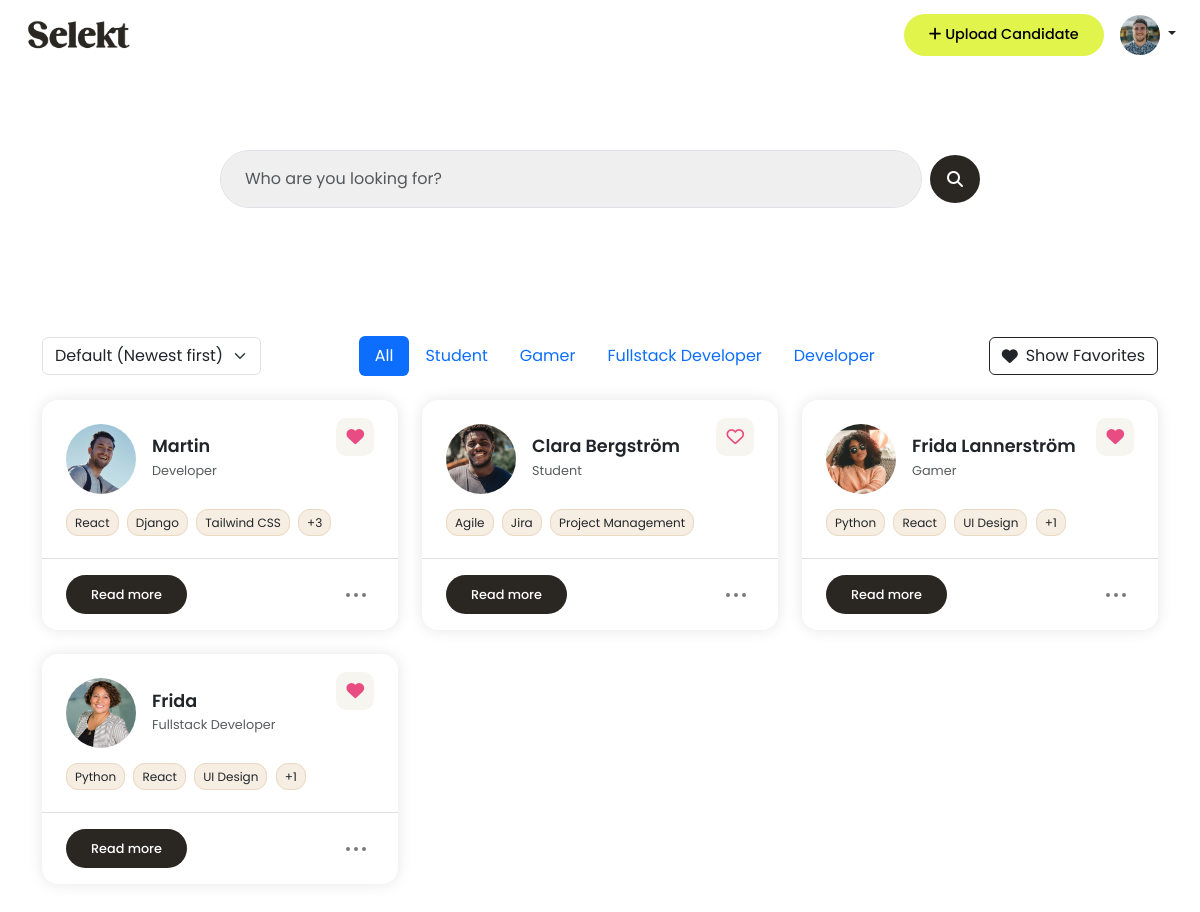
The page /dashboard/ (signed in) on the database its author committed.
### candidates/models.py (models this page shows, shortened)
class Profile(models.Model):
    user = models.OneToOneField(User, on_delete=models.CASCADE)
    profile_image = models.ImageField(upload_to='profile_images/', blank=True, null=True)

class Candidate(models.Model):
    user = models.ForeignKey(User, on_delete=models.CASCADE)
    name = models.CharField(max_length=100)
    email = models.EmailField()
    phone_number = models.CharField(max_length=20, blank=True)
    job_title = models.CharField(max_length=100, blank=True)
    profile_summary = models.TextField(blank=True)
    work_experience = models.TextField(blank=True)
    education = models.TextField(blank=True)
    location = models.CharField(max_length=100, blank=True)
    links = models.CharField(max_length=255, blank=True, help_text="e.g. LinkedIn, GitHub URLs")
    profile_image = models.ImageField(upload_to='profile_images/', blank=True, null=True)
    other = models.TextField(blank=True)
    notes = models.TextField(blank=True)
    top_skills = models.CharField(
        max_length=255,
        blank=True,
        help_text="Write top skills separated by commas (e.g. Communication, Leadership, SQL)"
    )
    uploaded_at = models.DateTimeField(auto_now_add=True)

### candidates/views.py (the view)
# urls.py: path('dashboard/', candidate_views.dashboard, name='dashboard'),
@login_required
def dashboard(request):
    query = request.GET.get('q', '')
    sort = request.GET.get('sort', '')
    filter_title = request.GET.get('title', '')
    show_favorites = request.GET.get('favorites') == 'on'
    candidates = Candidate.objects.filter(user=request.user)
    candidates = filter_candidates(candidates, query)
    if filter_title:
        candidates = candidates.filter(job_title__iexact=filter_title)
    if show_favorites:
        favorite_candidates = Favorite.objects.filter(user=request.user).values_list('candidate_id', flat=True)
        candidates = candidates.filter(id__in=favorite_candidates)
    if sort == 'name':
        candidates = candidates.order_by('name')
    else:
        candidates = candidates.order_by('-uploaded_at')
    job_titles = (
        Candidate.objects
        .filter(user=request.user)
        .exclude(job_title__isnull=True)
        .exclude(job_title__exact='')
        .values('job_title')
        .annotate(count=Count('job_title'))
        .order_by('-count')[:6]
    )
    for candidate in candidates:
        candidate.skill_list = [skill.strip() for skill in candidate.top_skills.split(',')]
        candidate.is_favorite = Favorite.objects.filter(user=request.user, candidate=candidate).exists()
    context = {
        'candidates': candidates,
        'job_titles': job_titles,
        'active_title': filter_title,
        'show_favorites': show_favorites,
    }
    return render(request, 'dashboard.html', context)

### candidates/context_processors.py (called while the page is built)
def profile_picture(request):
    if request.user.is_authenticated:
        try:
            profile = request.user.profile
        except Profile.DoesNotExist:
            profile = None
    else:
        profile = None
    return {'profile': profile}

### candidates/views.py (called while the page is built, shortened)
def filter_candidates(queryset, query):
    return queryset

### templates/dashboard.html (shortened to what this page needs)
{% extends "base.html" %}
{% load static %}
{% block content %}
<div class="container hero">
  <form method="get" class="d-flex align-items-center gap-2 w-100 candidate-search position-relative">
    <input type="text" class="form-control px-4 py-3 border-1 shadow-none" name="q" id="searchInput"
      placeholder="Who are you looking for?" value="{{ request.GET.q }}">
    <button class="btn button-base scn-button d-flex justify-content-center align-items-center rounded-circle"
      type="submit">
      <i class="fas fa-search"></i>
    </button>
  </form>
</div>
<div class="container py-5">
  <div class="d-flex justify-content-between align-items-center mb-4 flex-wrap gap-3">
    <form id="sortForm" class="d-flex align-items-center">
      <select name="sort" id="sortSelect" class="form-select w-auto">
        <option value="" {% if not request.GET.sort %}selected{% endif %}>Default (Newest first)</option>
      </select>
    </form>
    <ul class="nav nav-pills justify-content-center flex-grow-1">
      <li class="nav-item">
        <a class="nav-link {% if not active_title %}active{% endif %}" href="{% url 'dashboard' %}">All</a>
      </li>
      {% for title in job_titles %}
      <li class="nav-item">
        <a class="nav-link {% if active_title == title.job_title %}active{% endif %}"
          href="?title={{ title.job_title|urlencode }}">
          {{ title.job_title }}
        </a>
      </li>
      {% endfor %}
    </ul>
    <button id="favoritesToggle" type="button" class="btn btn-outline-dark d-flex align-items-center gap-2">
    </button>
  </div>
  {% if candidates %}
  <div class="row g-4">
    {% for candidate in candidates %}
    <div class="col-md-4 col-sm-6">
      <div class="candidate-card bg-white position-relative">
        <div class="position-absolute top-0 end-0 p-4">
          <span class="heart-icon" onclick="toggleFavorite({{ candidate.id }}, this)">
            <i id="heart-card-{{ candidate.id }}" class="fa{% if candidate.is_favorite %}-solid{% else %}-regular{% endif %} fa-heart"></i>
          </span>
        </div>
        <div class="px-4 pt-4 pb-2">
          <div class="d-flex align-items-center gap-3 mb-3">
            {% if candidate.profile_image %}
            <img src="{{ candidate.profile_image.url }}" alt="Profile Image" />
            {% else %}
            <img src="{% static 'media/images/user-pic.png' %}" alt="Profile Image" />
            {% endif %}
            <div>
              <h4 class="mb-0">{{ candidate.name }}</h4>
              <small class="text-muted">{{ candidate.job_title|default:'Candidate' }}</small>
            </div>
          </div>
          <div class="skill-container">
            {% with candidate.skill_list as skills %}
            {% for skill in skills|slice:":3" %}
            <span class="skill-badge">{{ skill }}</span>
            {% endfor %}
            {% if skills|length > 3 %}
            <span class="skill-badge">+{{ skills|length|add:"-3" }}</span>
            {% endif %}
            {% endwith %}
          </div>
        </div>
        <hr>
        <div class="d-flex justify-content-between align-items-center px-4 pb-3">
          <a href="#" onclick="openCandidateModal({{ candidate.id|escapejs }})"
            class="btn button-base scn-button read-btn">Read more</a>
          <div class="dot-menu position-relative p-2 rounded" style="cursor: pointer;">
            <div class="d-flex flex-row justify-content-center align-items-center">
              <span class="dot"></span>
              <span class="dot mx-1"></span>
              <span class="dot"></span>
            </div>
          </div>
        </div>
      </div>
    </div>
    {% endfor %}
  </div>
  {% else %}
  <p>No candidates yet.</p>
  {% endif %}
</div>
{% endblock %}

### templates/base.html (shortened to what this page needs)
{% load static %}
<!DOCTYPE html>
<html lang="en">
<head>
    <link href="https://cdn.jsdelivr.net/npm/bootstrap@5.3.2/dist/css/bootstrap.min.css" rel="stylesheet">
    <link rel="stylesheet" href="{% static 'css/style.css' %}">
    <link rel="stylesheet" href="https://cdn.jsdelivr.net/npm/trumbowyg@2.25.1/dist/ui/trumbowyg.min.css">
<link rel="stylesheet" href="https://cdn.jsdelivr.net/npm/trumbowyg@2.25.1/dist/ui/trumbowyg.min.css">
</head>
<body class="logged-in-body">
<header class="d-flex justify-content-between align-items-center px-4 py-3">
  <a href="{% url 'dashboard' %}" class="text-decoration-none">
    <img src="{% static 'media/images/logo.png' %}" alt="Logo" class="logo-img">
  </a>
  <div class="d-flex align-items-center gap-3">
    <a href="{% url 'candidate_add' %}" class="btn button-base cta-button">
      <i class="fa-solid fa-plus"></i> Upload Candidate
    </a>
    <div class="dropdown">
      <button class="btn dropdown-toggle p-0 border-0 bg-transparent" type="button" id="userMenuButton" data-bs-toggle="dropdown" aria-expanded="false">
        {% if profile and profile.profile_image %}
        <img src="{{ profile.profile_image.url }}" alt="Profile" class="rounded-circle profile-pic">
    {% else %}
        <img src="{% static 'media/images/user-pic.png' %}" alt="Default Image" class="rounded-circle profile-pic">
    {% endif %}
      </button>
    </div>
</header>
              {% block content %}
              {% endblock %}
</body>
</html>

### static/css/style.css (style rules this page uses)
body, .index-body, .auth-body { font-family: 'Poppins', sans-serif; }
h4 { font-size: 1.1rem; font-weight: 600; }
.text-muted { color: grey; font-size: 0.8rem; font-family: 'Poppins', sans-serif; }
.button-base { border-radius: 100px; padding: 10px 25px; font-weight: 500; display: inline-block; text-decoration: none; border: none; font-family: 'Poppins', sans-serif; }
.cta-button { background-color: #E1F44B; color: black; }
.scn-button { background-color: #2A2722; color: white; }
.logged-in-body .cta-button { font-size: 0.9rem; }
header { border-bottom: 0px; height: 70px; }
.logo-img { width: 110px; }
.profile-pic { width: 40px; height: 40px; object-fit: cover; }
.hero { padding: 80px 20px; text-align: center; max-width: 800px; }
.candidate-card { border-radius: 16px; box-shadow: 0 0 15px rgba(0, 0, 0, 0.1); transition: 0.3s ease; position: relative; }
.candidate-card hr { color: grey; }
.candidate-card img { width: 70px; height: 70px; border-radius: 50%; object-fit: cover; }
.skill-badge { background-color: #F6EEE3; font-size: 0.75rem; padding: 4px 8px; border-radius: 12px; margin-right: 4px; border: 1px solid #EBD9C1; }
.read-btn { font-size: 0.8rem; font-weight: 500; }
.heart-icon { font-size: 1.1rem; color: #E94C82; background: #f7f5ef; padding: 7px 10px; border-radius: 10px; }
.dot-menu { display: flex; gap: 4px; }
.dot { width: 4px; height: 4px; background-color: #7a7a7a; border-radius: 50%; }
.candidate-search input { background-color: #EFEFEF; border-radius: 100px; }
.candidate-search .btn { height: 48px; width: 48px; }

### rows shown on the page
Profile: profile_image (picture)
Candidate: profile_image (picture), name "Martin", job_title "Developer", skills "React" "Django" "Tailwind CSS", skill_list|length "3"
Candidate: profile_image (picture), name "Clara Bergström", job_title "Student", skills "Agile" "Jira" "Project Management"
Candidate: profile_image (picture), name "Frida Lannerström", job_title "Gamer", skills "Python" "React" "UI Design", skill_list|length "1"
Candidate: profile_image (picture), name "Frida", job_title "Fullstack Developer", skills "Python" "React" "UI Design", skill_list|length "1"

### other values the page prints
{{ title.job_title }} "Student" "Gamer" "Fullstack Developer" "Developer"
